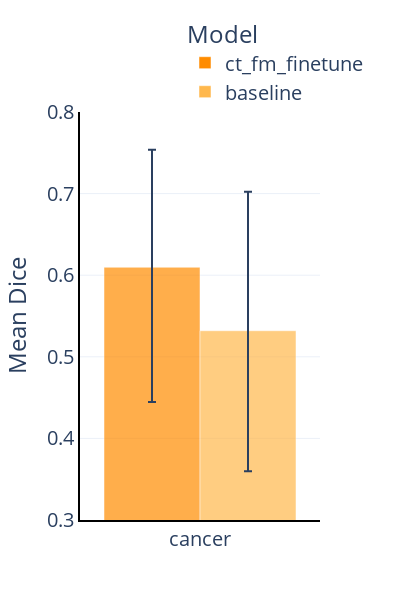

Notebook code cell kept with this figure:
### Code cell
color_list = ["#FF8C00",  "#FFB84D", "#FFD700", "#FFA07A"]

font_size = 20

def bootstrap_confidence_interval(data, confidence_level=0.95, n_iterations=10000):
    """
    Calculate the confidence interval for the mean of the given data using bootstrapping.

    Parameters:
    - data: list or array-like, the sample data
    - confidence_level: float, the confidence level for the interval (default is 0.95)
    - n_iterations: int, the number of bootstrap iterations (default is 10,000)

    Returns:
    - tuple containing the lower and upper bounds of the confidence interval
    """

    rng = default_rng()  # Random number generator
    data = [x for x in data if not np.isnan(x) and not np.isinf(x)]  # Remove nan and inf values

    means = []
    for _ in range(n_iterations):
        # Generate a bootstrap sample with replacement
        sample = rng.choice(data, size=len(data), replace=True)
        # Calculate and store the mean of the bootstrap sample
        means.append(np.mean(sample))
        
    # Calculate the percentiles for the confidence interval
    lower_percentile = ((1.0 - confidence_level) / 2.0) * 100
    upper_percentile = (confidence_level + (1.0 - confidence_level) / 2.0) * 100

    print(lower_percentile, upper_percentile)
    ci = np.percentile(means, [lower_percentile, upper_percentile])
    print(ci)

    return np.mean(data) - ci[0], ci[1] - np.mean(data)


# Calculate 95% confidence intervals
def calculate_ci(data):
    data = [x for x in data if not np.isnan(x)]  # Remove nan values
    if len(data) < 2:  # Check if we have enough data points after removing nans
        return 0, 0  # Return 0 for both lower and upper CI if not enough data
    ci = stats.t.interval(confidence=0.95, df=len(data)-1, loc=np.mean(data), scale=stats.sem(data))
    return np.mean(data) - ci[0], ci[1] - np.mean(data)

dice_df_melted['CI_lower'], dice_df_melted['CI_upper'] = zip(*dice_df_melted['Dice'].apply(bootstrap_confidence_interval))

fig = px.bar(
    dice_df_melted,
    x='Label',
    y='Mean Dice',
    color='Model',
    height=600,
    width=400,
    opacity=0.7,
    range_y=[0.3, 0.8],
    barmode="group",
    template='plotly_white',
    color_discrete_sequence=color_list,
    error_y='CI_upper',
    error_y_minus='CI_lower'
)

fig.update_traces(
    textfont=dict(size=font_size),  # Increase text size
)

fig.update_layout(
    font=dict(size=font_size),  # Increase overall font size
    xaxis=dict(tickfont=dict(size=font_size), title=None),  # Remove x-axis label
    yaxis=dict(tickfont=dict(size=font_size)),  # Increase y-axis tick label size
    legend=dict(font=dict(size=font_size), orientation="v", yanchor="bottom", y=1, xanchor="right", x=1.2)  # Move legend to top
)

# Update scatter plot markers and show x and y axes
fig.update_traces(
    marker=dict(size=8, symbol='circle', line=dict(width=1, color='DarkSlateGrey')),
    selector=dict(mode='markers')
)
fig.update_layout(
    xaxis=dict(showline=True, linewidth=2, linecolor='black', mirror=False),
    yaxis=dict(showline=True, linewidth=2, linecolor='black', mirror=False)
)

fig.show()

### Figure 1 — Plotly figure (JSON) as saved in the notebook; plotly's stock layout.template omitted (floating-point values rounded to 4 significant figures)
{"data": [{"alignmentgroup": "True", "error_y": {"array": [0.144], "arrayminus": [0.1652]}, "hovertemplate": "Model=ct_fm_finetune<br>Label=%{x}<br>Mean Dice=%{y}<extra></extra>", "legendgroup": "ct_fm_finetune", "marker": {"color": "#FF8C00", "opacity": 0.7, "pattern": {"shape": ""}}, "name": "ct_fm_finetune", "offsetgroup": "ct_fm_finetune", "orientation": "v", "showlegend": true, "textfont": {"size": 20}, "textposition": "auto", "type": "bar", "x": ["cancer"], "xaxis": "x", "y": [0.6097], "yaxis": "y"}, {"alignmentgroup": "True", "error_y": {"array": [0.1704], "arrayminus": [0.1723]}, "hovertemplate": "Model=baseline<br>Label=%{x}<br>Mean Dice=%{y}<extra></extra>", "legendgroup": "baseline", "marker": {"color": "#FFB84D", "opacity": 0.7, "pattern": {"shape": ""}}, "name": "baseline", "offsetgroup": "baseline", "orientation": "v", "showlegend": true, "textfont": {"size": 20}, "textposition": "auto", "type": "bar", "x": ["cancer"], "xaxis": "x", "y": [0.5319], "yaxis": "y"}], "layout": {"barmode": "group", "font": {"size": 20}, "height": 600, "legend": {"font": {"size": 20}, "orientation": "v", "title": {"text": "Model"}, "tracegroupgap": 0, "x": 1.2, "xanchor": "right", "y": 1, "yanchor": "bottom"}, "margin": {"t": 60}, "width": 400, "xaxis": {"anchor": "y", "domain": [0, 1], "linecolor": "black", "linewidth": 2, "mirror": false, "showline": true, "tickfont": {"size": 20}, "title": {}}, "yaxis": {"anchor": "x", "domain": [0, 1], "linecolor": "black", "linewidth": 2, "mirror": false, "range": [0.3, 0.8], "showline": true, "tickfont": {"size": 20}, "title": {"text": "Mean Dice"}}}}
